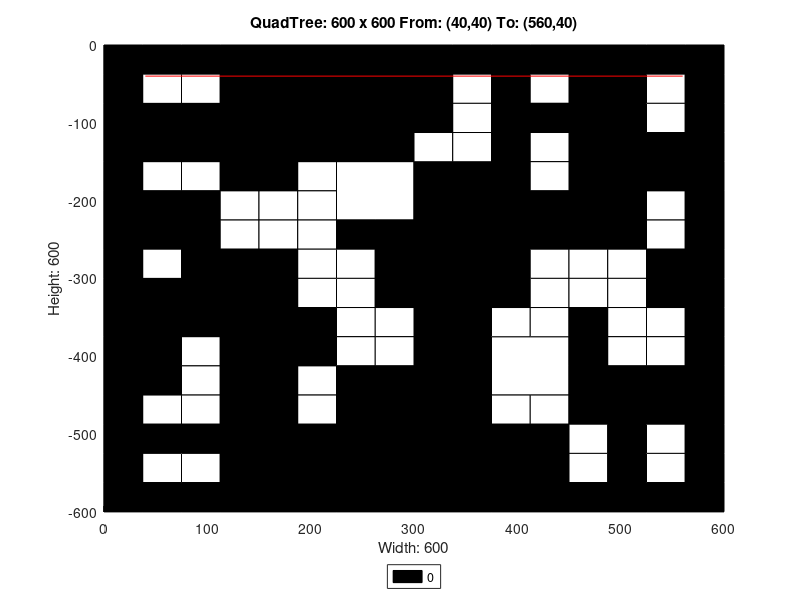

Reproduce this figure in MATLAB.
axis([0 600 -600 0]);
title('QuadTree: 600 x 600 From: (40,40) To: (560,40)');
xlabel('Width: 600');
ylabel('Height: 600');
rectangle('Position',[150 -150 150 150], 'FaceColor',[0 0 0]);
rectangle('Position',[0 -150 75 75], 'FaceColor',[0 0 0]);
rectangle('Position',[75 -150 75 75], 'FaceColor',[0 0 0]);
rectangle('Position',[225 -225 75 75], 'FaceColor',[1 1 1]);
rectangle('Position',[450 -75 75 75], 'FaceColor',[0 0 0]);
rectangle('Position',[450 -150 75 75], 'FaceColor',[0 0 0]);
rectangle('Position',[300 -225 75 75], 'FaceColor',[0 0 0]);
rectangle('Position',[300 -300 75 75], 'FaceColor',[0 0 0]);
rectangle('Position',[450 -225 75 75], 'FaceColor',[0 0 0]);
rectangle('Position',[0 -375 75 75], 'FaceColor',[0 0 0]);
rectangle('Position',[75 -375 75 75], 'FaceColor',[0 0 0]);
rectangle('Position',[0 -450 75 75], 'FaceColor',[0 0 0]);
rectangle('Position',[225 -525 75 75], 'FaceColor',[0 0 0]);
rectangle('Position',[150 -600 75 75], 'FaceColor',[0 0 0]);
rectangle('Position',[225 -600 75 75], 'FaceColor',[0 0 0]);
rectangle('Position',[300 -375 75 75], 'FaceColor',[0 0 0]);
rectangle('Position',[300 -450 75 75], 'FaceColor',[0 0 0]);
rectangle('Position',[375 -450 75 75], 'FaceColor',[1 1 1]);
rectangle('Position',[300 -525 75 75], 'FaceColor',[0 0 0]);
rectangle('Position',[300 -600 75 75], 'FaceColor',[0 0 0]);
rectangle('Position',[375 -600 75 75], 'FaceColor',[0 0 0]);
rectangle('Position',[0 -37.5 37.5 37.5], 'FaceColor',[0 0 0]);
rectangle('Position',[37.5 -37.5 37.5 37.5], 'FaceColor',[0 0 0]);
rectangle('Position',[0 -75 37.5 37.5], 'FaceColor',[0 0 0]);
rectangle('Position',[37.5 -75 37.5 37.5], 'FaceColor',[1 1 1]);
rectangle('Position',[75 -37.5 37.5 37.5], 'FaceColor',[0 0 0]);
rectangle('Position',[112.5 -37.5 37.5 37.5], 'FaceColor',[0 0 0]);
rectangle('Position',[75 -75 37.5 37.5], 'FaceColor',[1 1 1]);
rectangle('Position',[112.5 -75 37.5 37.5], 'FaceColor',[0 0 0]);
rectangle('Position',[0 -187.5 37.5 37.5], 'FaceColor',[0 0 0]);
rectangle('Position',[37.5 -187.5 37.5 37.5], 'FaceColor',[1 1 1]);
rectangle('Position',[0 -225 37.5 37.5], 'FaceColor',[0 0 0]);
rectangle('Position',[37.5 -225 37.5 37.5], 'FaceColor',[0 0 0]);
rectangle('Position',[75 -187.5 37.5 37.5], 'FaceColor',[1 1 1]);
rectangle('Position',[112.5 -187.5 37.5 37.5], 'FaceColor',[0 0 0]);
rectangle('Position',[75 -225 37.5 37.5], 'FaceColor',[0 0 0]);
rectangle('Position',[112.5 -225 37.5 37.5], 'FaceColor',[1 1 1]);
rectangle('Position',[0 -262.5 37.5 37.5], 'FaceColor',[0 0 0]);
rectangle('Position',[37.5 -262.5 37.5 37.5], 'FaceColor',[0 0 0]);
rectangle('Position',[0 -300 37.5 37.5], 'FaceColor',[0 0 0]);
rectangle('Position',[37.5 -300 37.5 37.5], 'FaceColor',[1 1 1]);
rectangle('Position',[75 -262.5 37.5 37.5], 'FaceColor',[0 0 0]);
rectangle('Position',[112.5 -262.5 37.5 37.5], 'FaceColor',[1 1 1]);
rectangle('Position',[75 -300 37.5 37.5], 'FaceColor',[0 0 0]);
rectangle('Position',[112.5 -300 37.5 37.5], 'FaceColor',[0 0 0]);
rectangle('Position',[150 -187.5 37.5 37.5], 'FaceColor',[0 0 0]);
rectangle('Position',[187.5 -187.5 37.5 37.5], 'FaceColor',[1 1 1]);
rectangle('Position',[150 -225 37.5 37.5], 'FaceColor',[1 1 1]);
rectangle('Position',[187.5 -225 37.5 37.5], 'FaceColor',[1 1 1]);
rectangle('Position',[150 -262.5 37.5 37.5], 'FaceColor',[1 1 1]);
rectangle('Position',[187.5 -262.5 37.5 37.5], 'FaceColor',[1 1 1]);
rectangle('Position',[150 -300 37.5 37.5], 'FaceColor',[0 0 0]);
rectangle('Position',[187.5 -300 37.5 37.5], 'FaceColor',[1 1 1]);
rectangle('Position',[225 -262.5 37.5 37.5], 'FaceColor',[0 0 0]);
rectangle('Position',[262.5 -262.5 37.5 37.5], 'FaceColor',[0 0 0]);
rectangle('Position',[225 -300 37.5 37.5], 'FaceColor',[1 1 1]);
rectangle('Position',[262.5 -300 37.5 37.5], 'FaceColor',[0 0 0]);
rectangle('Position',[300 -37.5 37.5 37.5], 'FaceColor',[0 0 0]);
rectangle('Position',[337.5 -37.5 37.5 37.5], 'FaceColor',[0 0 0]);
rectangle('Position',[300 -75 37.5 37.5], 'FaceColor',[0 0 0]);
rectangle('Position',[337.5 -75 37.5 37.5], 'FaceColor',[1 1 1]);
rectangle('Position',[375 -37.5 37.5 37.5], 'FaceColor',[0 0 0]);
rectangle('Position',[412.5 -37.5 37.5 37.5], 'FaceColor',[0 0 0]);
rectangle('Position',[375 -75 37.5 37.5], 'FaceColor',[0 0 0]);
rectangle('Position',[412.5 -75 37.5 37.5], 'FaceColor',[1 1 1]);
rectangle('Position',[300 -112.5 37.5 37.5], 'FaceColor',[0 0 0]);
rectangle('Position',[337.5 -112.5 37.5 37.5], 'FaceColor',[1 1 1]);
rectangle('Position',[300 -150 37.5 37.5], 'FaceColor',[1 1 1]);
rectangle('Position',[337.5 -150 37.5 37.5], 'FaceColor',[1 1 1]);
rectangle('Position',[375 -112.5 37.5 37.5], 'FaceColor',[0 0 0]);
rectangle('Position',[412.5 -112.5 37.5 37.5], 'FaceColor',[0 0 0]);
rectangle('Position',[375 -150 37.5 37.5], 'FaceColor',[0 0 0]);
rectangle('Position',[412.5 -150 37.5 37.5], 'FaceColor',[1 1 1]);
rectangle('Position',[525 -37.5 37.5 37.5], 'FaceColor',[0 0 0]);
rectangle('Position',[562.5 -37.5 37.5 37.5], 'FaceColor',[0 0 0]);
rectangle('Position',[525 -75 37.5 37.5], 'FaceColor',[1 1 1]);
rectangle('Position',[562.5 -75 37.5 37.5], 'FaceColor',[0 0 0]);
rectangle('Position',[525 -112.5 37.5 37.5], 'FaceColor',[1 1 1]);
rectangle('Position',[562.5 -112.5 37.5 37.5], 'FaceColor',[0 0 0]);
rectangle('Position',[525 -150 37.5 37.5], 'FaceColor',[0 0 0]);
rectangle('Position',[562.5 -150 37.5 37.5], 'FaceColor',[0 0 0]);
rectangle('Position',[375 -187.5 37.5 37.5], 'FaceColor',[0 0 0]);
rectangle('Position',[412.5 -187.5 37.5 37.5], 'FaceColor',[1 1 1]);
rectangle('Position',[375 -225 37.5 37.5], 'FaceColor',[0 0 0]);
rectangle('Position',[412.5 -225 37.5 37.5], 'FaceColor',[0 0 0]);
rectangle('Position',[375 -262.5 37.5 37.5], 'FaceColor',[0 0 0]);
rectangle('Position',[412.5 -262.5 37.5 37.5], 'FaceColor',[0 0 0]);
rectangle('Position',[375 -300 37.5 37.5], 'FaceColor',[0 0 0]);
rectangle('Position',[412.5 -300 37.5 37.5], 'FaceColor',[1 1 1]);
rectangle('Position',[525 -187.5 37.5 37.5], 'FaceColor',[0 0 0]);
rectangle('Position',[562.5 -187.5 37.5 37.5], 'FaceColor',[0 0 0]);
rectangle('Position',[525 -225 37.5 37.5], 'FaceColor',[1 1 1]);
rectangle('Position',[562.5 -225 37.5 37.5], 'FaceColor',[0 0 0]);
rectangle('Position',[450 -262.5 37.5 37.5], 'FaceColor',[0 0 0]);
rectangle('Position',[487.5 -262.5 37.5 37.5], 'FaceColor',[0 0 0]);
rectangle('Position',[450 -300 37.5 37.5], 'FaceColor',[1 1 1]);
rectangle('Position',[487.5 -300 37.5 37.5], 'FaceColor',[1 1 1]);
rectangle('Position',[525 -262.5 37.5 37.5], 'FaceColor',[1 1 1]);
rectangle('Position',[562.5 -262.5 37.5 37.5], 'FaceColor',[0 0 0]);
rectangle('Position',[525 -300 37.5 37.5], 'FaceColor',[0 0 0]);
rectangle('Position',[562.5 -300 37.5 37.5], 'FaceColor',[0 0 0]);
rectangle('Position',[75 -412.5 37.5 37.5], 'FaceColor',[1 1 1]);
rectangle('Position',[112.5 -412.5 37.5 37.5], 'FaceColor',[0 0 0]);
rectangle('Position',[75 -450 37.5 37.5], 'FaceColor',[1 1 1]);
rectangle('Position',[112.5 -450 37.5 37.5], 'FaceColor',[0 0 0]);
rectangle('Position',[150 -337.5 37.5 37.5], 'FaceColor',[0 0 0]);
rectangle('Position',[187.5 -337.5 37.5 37.5], 'FaceColor',[1 1 1]);
rectangle('Position',[150 -375 37.5 37.5], 'FaceColor',[0 0 0]);
rectangle('Position',[187.5 -375 37.5 37.5], 'FaceColor',[0 0 0]);
rectangle('Position',[225 -337.5 37.5 37.5], 'FaceColor',[1 1 1]);
rectangle('Position',[262.5 -337.5 37.5 37.5], 'FaceColor',[0 0 0]);
rectangle('Position',[225 -375 37.5 37.5], 'FaceColor',[1 1 1]);
rectangle('Position',[262.5 -375 37.5 37.5], 'FaceColor',[1 1 1]);
rectangle('Position',[150 -412.5 37.5 37.5], 'FaceColor',[0 0 0]);
rectangle('Position',[187.5 -412.5 37.5 37.5], 'FaceColor',[0 0 0]);
rectangle('Position',[150 -450 37.5 37.5], 'FaceColor',[0 0 0]);
rectangle('Position',[187.5 -450 37.5 37.5], 'FaceColor',[1 1 1]);
rectangle('Position',[225 -412.5 37.5 37.5], 'FaceColor',[1 1 1]);
rectangle('Position',[262.5 -412.5 37.5 37.5], 'FaceColor',[1 1 1]);
rectangle('Position',[225 -450 37.5 37.5], 'FaceColor',[0 0 0]);
rectangle('Position',[262.5 -450 37.5 37.5], 'FaceColor',[0 0 0]);
rectangle('Position',[0 -487.5 37.5 37.5], 'FaceColor',[0 0 0]);
rectangle('Position',[37.5 -487.5 37.5 37.5], 'FaceColor',[1 1 1]);
rectangle('Position',[0 -525 37.5 37.5], 'FaceColor',[0 0 0]);
rectangle('Position',[37.5 -525 37.5 37.5], 'FaceColor',[0 0 0]);
rectangle('Position',[75 -487.5 37.5 37.5], 'FaceColor',[1 1 1]);
rectangle('Position',[112.5 -487.5 37.5 37.5], 'FaceColor',[0 0 0]);
rectangle('Position',[75 -525 37.5 37.5], 'FaceColor',[0 0 0]);
rectangle('Position',[112.5 -525 37.5 37.5], 'FaceColor',[0 0 0]);
rectangle('Position',[0 -562.5 37.5 37.5], 'FaceColor',[0 0 0]);
rectangle('Position',[37.5 -562.5 37.5 37.5], 'FaceColor',[1 1 1]);
rectangle('Position',[0 -600 37.5 37.5], 'FaceColor',[0 0 0]);
rectangle('Position',[37.5 -600 37.5 37.5], 'FaceColor',[0 0 0]);
rectangle('Position',[75 -562.5 37.5 37.5], 'FaceColor',[1 1 1]);
rectangle('Position',[112.5 -562.5 37.5 37.5], 'FaceColor',[0 0 0]);
rectangle('Position',[75 -600 37.5 37.5], 'FaceColor',[0 0 0]);
rectangle('Position',[112.5 -600 37.5 37.5], 'FaceColor',[0 0 0]);
rectangle('Position',[150 -487.5 37.5 37.5], 'FaceColor',[0 0 0]);
rectangle('Position',[187.5 -487.5 37.5 37.5], 'FaceColor',[1 1 1]);
rectangle('Position',[150 -525 37.5 37.5], 'FaceColor',[0 0 0]);
rectangle('Position',[187.5 -525 37.5 37.5], 'FaceColor',[0 0 0]);
rectangle('Position',[375 -337.5 37.5 37.5], 'FaceColor',[0 0 0]);
rectangle('Position',[412.5 -337.5 37.5 37.5], 'FaceColor',[1 1 1]);
rectangle('Position',[375 -375 37.5 37.5], 'FaceColor',[1 1 1]);
rectangle('Position',[412.5 -375 37.5 37.5], 'FaceColor',[1 1 1]);
rectangle('Position',[450 -337.5 37.5 37.5], 'FaceColor',[1 1 1]);
rectangle('Position',[487.5 -337.5 37.5 37.5], 'FaceColor',[1 1 1]);
rectangle('Position',[450 -375 37.5 37.5], 'FaceColor',[0 0 0]);
rectangle('Position',[487.5 -375 37.5 37.5], 'FaceColor',[1 1 1]);
rectangle('Position',[525 -337.5 37.5 37.5], 'FaceColor',[0 0 0]);
rectangle('Position',[562.5 -337.5 37.5 37.5], 'FaceColor',[0 0 0]);
rectangle('Position',[525 -375 37.5 37.5], 'FaceColor',[1 1 1]);
rectangle('Position',[562.5 -375 37.5 37.5], 'FaceColor',[0 0 0]);
rectangle('Position',[450 -412.5 37.5 37.5], 'FaceColor',[0 0 0]);
rectangle('Position',[487.5 -412.5 37.5 37.5], 'FaceColor',[1 1 1]);
rectangle('Position',[450 -450 37.5 37.5], 'FaceColor',[0 0 0]);
rectangle('Position',[487.5 -450 37.5 37.5], 'FaceColor',[0 0 0]);
rectangle('Position',[525 -412.5 37.5 37.5], 'FaceColor',[1 1 1]);
rectangle('Position',[562.5 -412.5 37.5 37.5], 'FaceColor',[0 0 0]);
rectangle('Position',[525 -450 37.5 37.5], 'FaceColor',[0 0 0]);
rectangle('Position',[562.5 -450 37.5 37.5], 'FaceColor',[0 0 0]);
rectangle('Position',[375 -487.5 37.5 37.5], 'FaceColor',[1 1 1]);
rectangle('Position',[412.5 -487.5 37.5 37.5], 'FaceColor',[1 1 1]);
rectangle('Position',[375 -525 37.5 37.5], 'FaceColor',[0 0 0]);
rectangle('Position',[412.5 -525 37.5 37.5], 'FaceColor',[0 0 0]);
rectangle('Position',[450 -487.5 37.5 37.5], 'FaceColor',[0 0 0]);
rectangle('Position',[487.5 -487.5 37.5 37.5], 'FaceColor',[0 0 0]);
rectangle('Position',[450 -525 37.5 37.5], 'FaceColor',[1 1 1]);
rectangle('Position',[487.5 -525 37.5 37.5], 'FaceColor',[0 0 0]);
rectangle('Position',[525 -487.5 37.5 37.5], 'FaceColor',[0 0 0]);
rectangle('Position',[562.5 -487.5 37.5 37.5], 'FaceColor',[0 0 0]);
rectangle('Position',[525 -525 37.5 37.5], 'FaceColor',[1 1 1]);
rectangle('Position',[562.5 -525 37.5 37.5], 'FaceColor',[0 0 0]);
rectangle('Position',[450 -562.5 37.5 37.5], 'FaceColor',[1 1 1]);
rectangle('Position',[487.5 -562.5 37.5 37.5], 'FaceColor',[0 0 0]);
rectangle('Position',[450 -600 37.5 37.5], 'FaceColor',[0 0 0]);
rectangle('Position',[487.5 -600 37.5 37.5], 'FaceColor',[0 0 0]);
rectangle('Position',[525 -562.5 37.5 37.5], 'FaceColor',[1 1 1]);
rectangle('Position',[562.5 -562.5 37.5 37.5], 'FaceColor',[0 0 0]);
rectangle('Position',[525 -600 37.5 37.5], 'FaceColor',[0 0 0]);
rectangle('Position',[562.5 -600 37.5 37.5], 'FaceColor',[0 0 0]);
X=[560,40];
Y=[-40,-40];
hold on;
plot(X,Y,'r');
legend('0','Location','southoutside');
